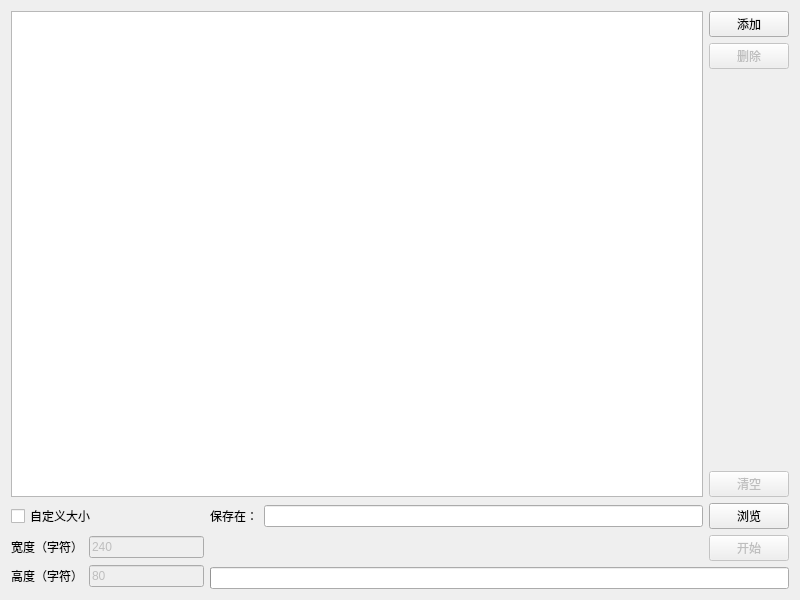
<?xml version="1.0" encoding="UTF-8"?>
<ui version="4.0">
 <class>MainWidget</class>
 <widget class="QWidget" name="MainWidget">
  <property name="geometry">
   <rect>
    <x>0</x>
    <y>0</y>
    <width>800</width>
    <height>600</height>
   </rect>
  </property>
  <property name="minimumSize">
   <size>
    <width>800</width>
    <height>600</height>
   </size>
  </property>
  <property name="maximumSize">
   <size>
    <width>800</width>
    <height>600</height>
   </size>
  </property>
  <property name="windowTitle">
   <string>图片转字符</string>
  </property>
  <property name="windowIcon">
   <iconset>
    <normaloff>icon.ico</normaloff>icon.ico</iconset>
  </property>
  <layout class="QVBoxLayout" name="verticalLayout_2">
   <item>
    <layout class="QHBoxLayout" name="horizontalLayout">
     <item>
      <widget class="QListView" name="fileList"/>
     </item>
     <item>
      <layout class="QVBoxLayout" name="verticalLayout">
       <item>
        <widget class="QPushButton" name="addBtn">
         <property name="text">
          <string>添加</string>
         </property>
        </widget>
       </item>
       <item>
        <widget class="QPushButton" name="deleteBtn">
         <property name="enabled">
          <bool>false</bool>
         </property>
         <property name="text">
          <string>删除</string>
         </property>
        </widget>
       </item>
       <item>
        <spacer name="verticalSpacer">
         <property name="orientation">
          <enum>Qt::Vertical</enum>
         </property>
         <property name="sizeHint" stdset="0">
          <size>
           <width>20</width>
           <height>40</height>
          </size>
         </property>
        </spacer>
       </item>
       <item>
        <widget class="QPushButton" name="clearBtn">
         <property name="enabled">
          <bool>false</bool>
         </property>
         <property name="text">
          <string>清空</string>
         </property>
        </widget>
       </item>
      </layout>
     </item>
    </layout>
   </item>
   <item>
    <layout class="QGridLayout" name="gridLayout_2" columnstretch="1,3">
     <item row="0" column="0">
      <widget class="QCheckBox" name="resizeCheckBox">
       <property name="text">
        <string>自定义大小</string>
       </property>
      </widget>
     </item>
     <item row="1" column="0" rowspan="2">
      <layout class="QGridLayout" name="gridLayout">
       <item row="0" column="0">
        <widget class="QLabel" name="label">
         <property name="text">
          <string>宽度（字符）</string>
         </property>
        </widget>
       </item>
       <item row="0" column="1">
        <widget class="QLineEdit" name="widthEdit">
         <property name="enabled">
          <bool>false</bool>
         </property>
         <property name="text">
          <string>240</string>
         </property>
        </widget>
       </item>
       <item row="1" column="0">
        <widget class="QLabel" name="label_2">
         <property name="text">
          <string>高度（字符）</string>
         </property>
        </widget>
       </item>
       <item row="1" column="1">
        <widget class="QLineEdit" name="heightEdit">
         <property name="enabled">
          <bool>false</bool>
         </property>
         <property name="text">
          <string>80</string>
         </property>
        </widget>
       </item>
      </layout>
     </item>
     <item row="1" column="1">
      <layout class="QHBoxLayout" name="horizontalLayout_2">
       <item>
        <spacer name="horizontalSpacer">
         <property name="orientation">
          <enum>Qt::Horizontal</enum>
         </property>
         <property name="sizeHint" stdset="0">
          <size>
           <width>40</width>
           <height>20</height>
          </size>
         </property>
        </spacer>
       </item>
       <item>
        <widget class="QPushButton" name="startBtn">
         <property name="enabled">
          <bool>false</bool>
         </property>
         <property name="text">
          <string>开始</string>
         </property>
        </widget>
       </item>
      </layout>
     </item>
     <item row="2" column="1">
      <widget class="QProgressBar" name="progressBar">
       <property name="enabled">
        <bool>true</bool>
       </property>
       <property name="maximum">
        <number>100</number>
       </property>
       <property name="value">
        <number>0</number>
       </property>
       <property name="textVisible">
        <bool>false</bool>
       </property>
      </widget>
     </item>
     <item row="0" column="1">
      <layout class="QHBoxLayout" name="horizontalLayout_3">
       <item>
        <widget class="QLabel" name="label_3">
         <property name="text">
          <string>保存在：</string>
         </property>
        </widget>
       </item>
       <item>
        <widget class="QLineEdit" name="outputPathEdit"/>
       </item>
       <item>
        <widget class="QPushButton" name="browserBtn">
         <property name="text">
          <string>浏览</string>
         </property>
        </widget>
       </item>
      </layout>
     </item>
    </layout>
   </item>
  </layout>
 </widget>
 <resources/>
 <connections/>
</ui>
